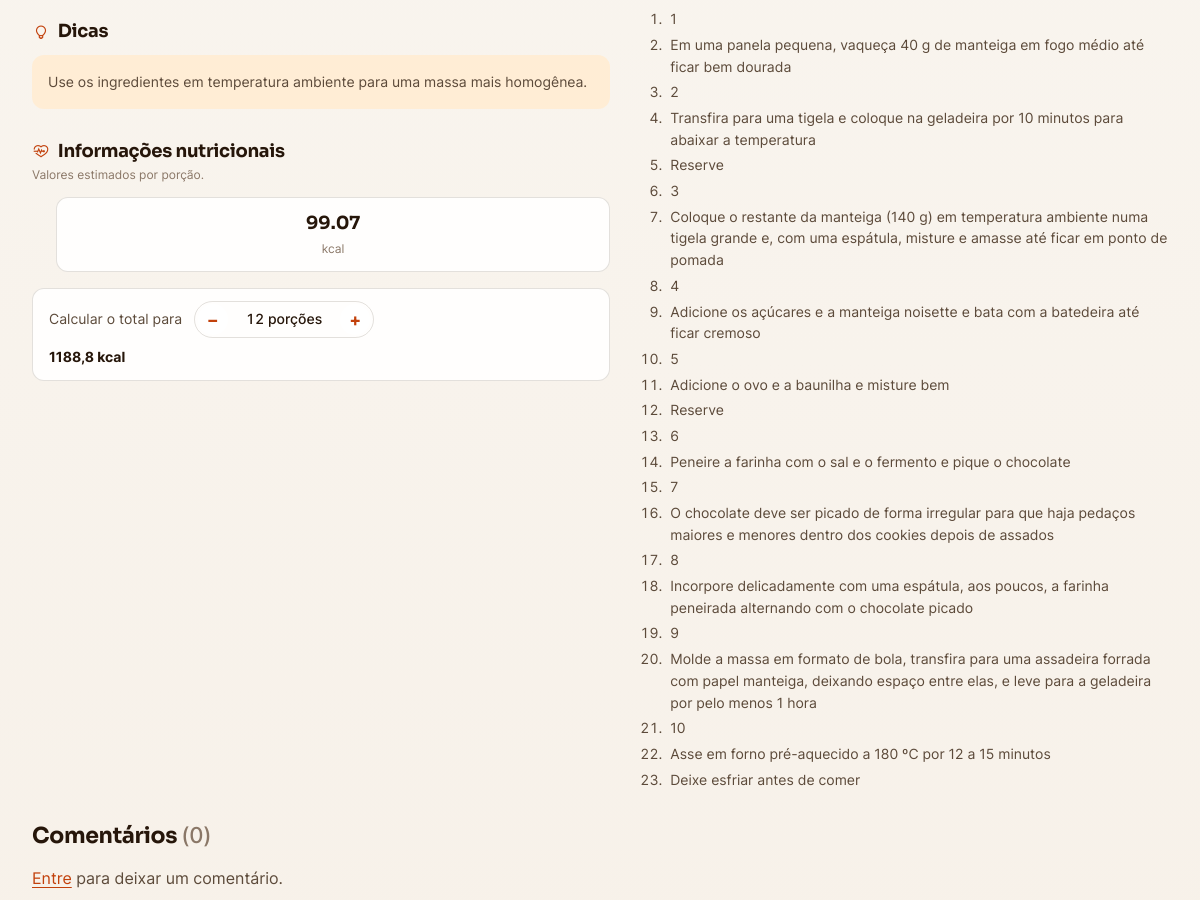
Before: /receita/22/cookies-de-chocolate (middle part) with the older database file.
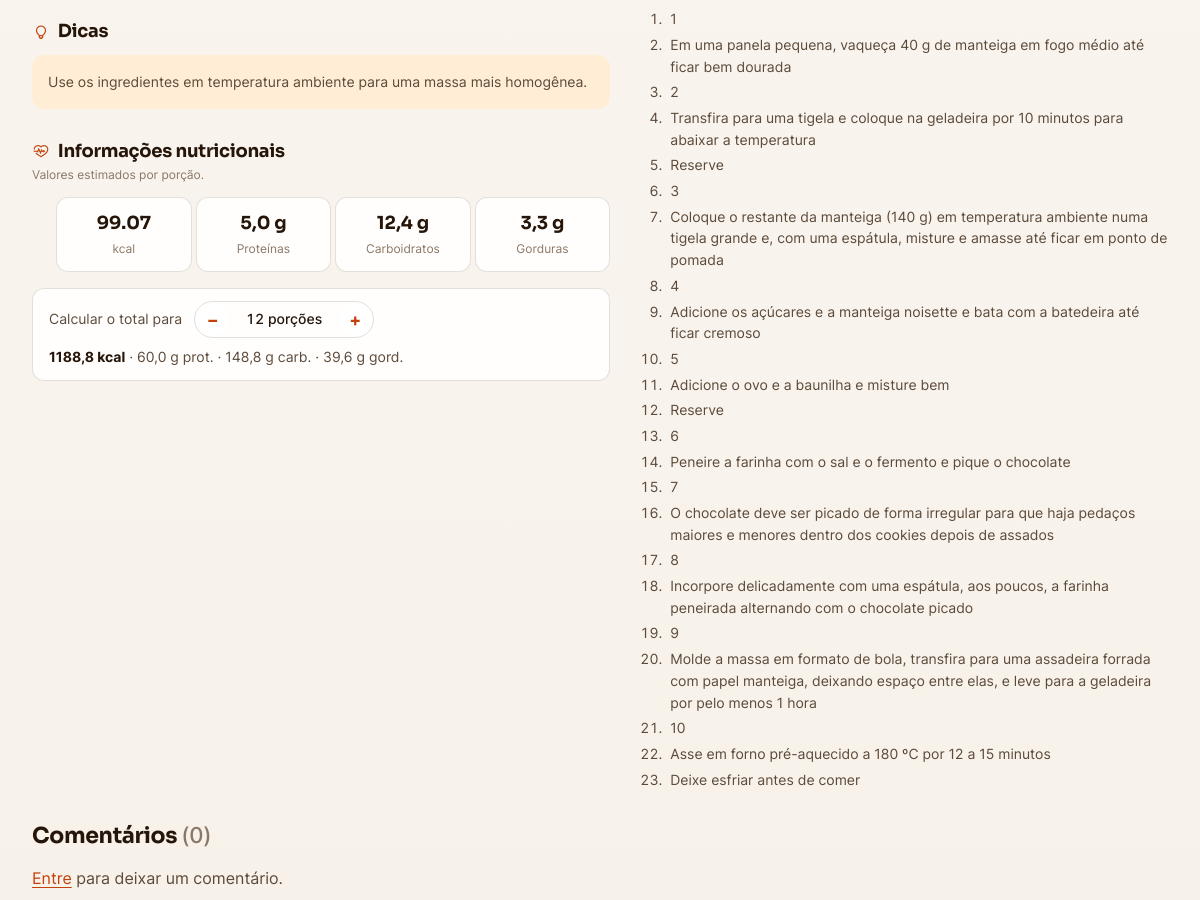
After: the same page with the newer database file.
### tables this page shows
CREATE TABLE receita (
    idReceita     INT UNSIGNED   NOT NULL AUTO_INCREMENT,
    nomeReceita   VARCHAR(70)    NOT NULL,
    porcoes       SMALLINT UNSIGNED NOT NULL,
    tempoReceita  VARCHAR(10)    NOT NULL,
    qtdCalorias   DECIMAL(7,2)   NOT NULL,
    link          VARCHAR(400)   NOT NULL COMMENT 'Embed (iframe) do vídeo no YouTube (youtube-nocookie)',
    ingrediente_1  VARCHAR(60)   NULL,
    ingrediente_2  VARCHAR(60)   NULL,
    ingrediente_3  VARCHAR(60)   NULL,
    ingrediente_4  VARCHAR(60)   NULL,
    ingrediente_5  VARCHAR(60)   NULL,
    ingrediente_6  VARCHAR(60)   NULL,
    ingrediente_7  VARCHAR(60)   NULL,
    ingrediente_8  VARCHAR(60)   NULL,
    ingrediente_9  VARCHAR(60)   NULL,
    ingrediente_10 VARCHAR(60)   NULL,
    ingrediente_11 VARCHAR(60)   NULL,
    ingrediente_12 VARCHAR(60)   NULL,
    ingrediente_13 VARCHAR(60)   NULL,
    ingrediente_14 VARCHAR(60)   NULL,
    ingrediente_15 VARCHAR(60)   NULL,
    modoPreparo   TEXT           NOT NULL,
    idcategoriaFK INT UNSIGNED   NULL,
    imagem        VARCHAR(30)    NOT NULL,
    dificuldade    ENUM('Fácil','Médio','Difícil') NULL COMMENT 'Grau de dificuldade exibido no card e na página',
    tempoCozimento VARCHAR(10)   NULL COMMENT 'Tempo de cozimento, separado do tempo total de preparo',
    dicas          TEXT          NULL COMMENT 'Dicas/observações opcionais exibidas na página da receita',
    proteinas      DECIMAL(6,2)  NULL COMMENT 'Proteínas por porção (g) — bloco nutricional',
    carboidratos   DECIMAL(6,2)  NULL COMMENT 'Carboidratos por porção (g)',
    gorduras       DECIMAL(6,2)  NULL COMMENT 'Gorduras por porção (g)',

    CONSTRAINT pk_receita              PRIMARY KEY (idReceita),
    CONSTRAINT uq_receita_nome         UNIQUE (nomeReceita),
    CONSTRAINT uq_receita_link         UNIQUE (link),
    CONSTRAINT ck_receita_porcoes      CHECK (porcoes > 0),
    CONSTRAINT ck_receita_calorias     CHECK (qtdCalorias >= 0),
    CONSTRAINT ck_receita_ingrediente1 CHECK (ingrediente_1 IS NOT NULL)
);

### src/Presentation/View/recipe.php (the view, shortened to what the changed rows need)
<?php
$recipe = $viewData['recipe'];
?>
<!DOCTYPE html>
<html lang="pt-br">
<head>
<?php
require __DIR__ . '/partials/head.php';
?>
</head>
<body>
    <main id="conteudo" class="recipe-page container" role="main">
        <article class="recipe">
            <div class="recipe__grid">
                <div class="recipe__col">
                    <?php if (!empty($recipe['tips'])): ?>
                        <section class="recipe-section" aria-labelledby="tituloDicas">
                            <h2 id="tituloDicas"><i class="las la-lightbulb" aria-hidden="true"></i> Dicas</h2>
                            <p class="recipe__tips"><?= nl2br(htmlspecialchars((string) $recipe['tips'])) ?></p>
                        </section>
                    <?php endif; ?>
                    <?php
                    $n = $recipe['nutrition'];
                    $porcoesBase = max(1, (int) $recipe['servings']);
                    $fmt = static fn (float $v): string => number_format($v, 1, ',', '');
                    ?>
                    <section class="recipe-section" aria-labelledby="tituloNutricao">
                        <h2 id="tituloNutricao"><i class="las la-heartbeat" aria-hidden="true"></i> Informações nutricionais</h2>
                        <ul class="nutri-grid" role="list">
                            <?php
                            $macros = [
                                ['Proteínas', $n['protein']],
                                ['Carboidratos', $n['carbs']],
                                ['Gorduras', $n['fat']],
                            ];
                            foreach ($macros as [$rotulo, $valor]):
                                if ($valor === null) {
                                    continue;
                                } ?>
                                <li class="nutri-item">
                                    <span class="nutri-item__value"><?= htmlspecialchars(number_format((float) $valor, 1, ',', '')) ?> g</span>
                                    <span class="nutri-item__label"><?= $rotulo ?></span>
                                </li>
                            <?php endforeach; ?>
                        </ul>
                        <div class="portion-calc js-portion"
                             data-servings="<?= $porcoesBase ?>"
                             data-kcal="<?= htmlspecialchars((string) $n['calories']) ?>"
                             data-p="<?= htmlspecialchars((string) ($n['protein'] ?? '')) ?>"
                             data-c="<?= htmlspecialchars((string) ($n['carbs'] ?? '')) ?>"
                             data-g="<?= htmlspecialchars((string) ($n['fat'] ?? '')) ?>">
                            <span class="portion-calc__label">Calcular o total para</span>
                            <div class="stepper" role="group" aria-label="Número de porções">
                                <button type="button" class="stepper__btn js-portion-dec" aria-label="Menos uma porção">&minus;</button>
                                <span class="stepper__value"><span class="js-portion-n"><?= $porcoesBase ?></span> porções</span>
                                <button type="button" class="stepper__btn js-portion-inc" aria-label="Mais uma porção">+</button>
                            </div>
                            <p class="portion-calc__total" aria-live="polite">
                                <b><span class="js-portion-kcal"><?= $fmt($n['calories'] * $porcoesBase) ?></span> kcal</b>
                                <?php if ($n['protein'] !== null): ?>
                                    · <span class="js-portion-p"><?= $fmt(($n['protein'] ?? 0) * $porcoesBase) ?></span> g prot.
                                    · <span class="js-portion-c"><?= $fmt(($n['carbs'] ?? 0) * $porcoesBase) ?></span> g carb.
                                    · <span class="js-portion-g"><?= $fmt(($n['fat'] ?? 0) * $porcoesBase) ?></span> g gord.
                                <?php endif; ?>
                            </p>
                        </div>
                    </section>
                </div>
            </div>
        </article>
        <?php $comments = $comments ?? []; ?>
        <section class="comments" aria-labelledby="tituloComentarios">
            <h2 id="tituloComentarios" class="comments__title">
                Comentários <span class="comments__count" id="comentariosContagem">(<?= count($comments) ?>)</span>
            </h2>
        </section>
    </main>
</body>
</html>

Changed rows visible on the page:
changed receita "Use os ingredientes em temperatura ambiente para uma massa mais homogênea.": $fmt(($n['protein']??0)*$porcoesBase) (not shown) → "60,0"; $fmt(($n['carbs']??0)*$porcoesBase) (not shown) → "148,8"; $fmt(($n['fat']??0)*$porcoesBase) (not shown) → "39,6"
Other visible differences:
new list line: "5,0 g Proteínas"
new list line: "12,4 g Carboidratos"
new list line: "3,3 g Gorduras"
text now shown: "· g prot. · g carb. · g gord."
